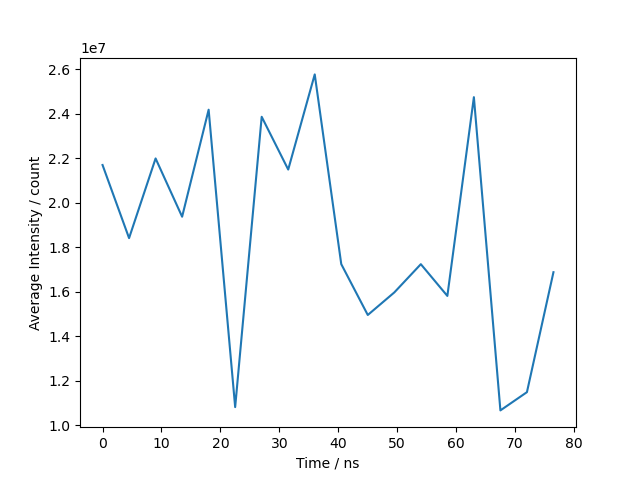

Here is the Python script that generated this plot:
import numpy as np
import matplotlib.pyplot as plt


ramsey_data = np.genfromtxt("ramsey2.txt", delimiter=';', skip_header=14)

plt.plot(ramsey_data[:, 0], ramsey_data[:, 2])
plt.xlabel("Time / ns")
plt.ylabel("Average Intensity / count")

plt.savefig("ramsey2.png")

plt.show()